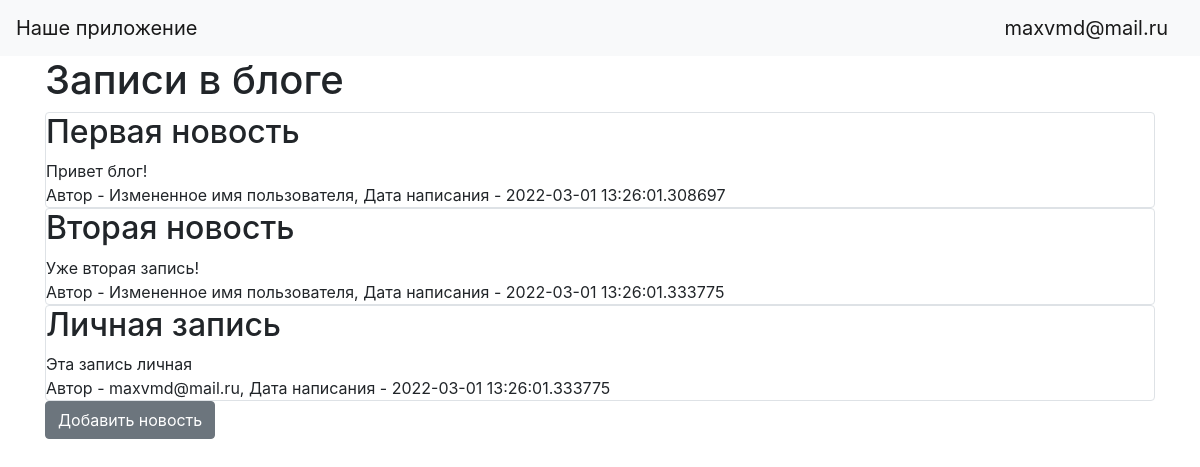
/ (signed in), run on the app's committed database.
### data/users.py (models this page shows, shortened)
class User(SqlAlchemyBase, UserMixin):
    __tablename__ = 'users'
    id = sqlalchemy.Column(sqlalchemy.Integer,
                           primary_key=True, autoincrement=True)
    name = sqlalchemy.Column(sqlalchemy.String, nullable=True)
    about = sqlalchemy.Column(sqlalchemy.String, nullable=True)
    email = sqlalchemy.Column(sqlalchemy.String,
                              index=True, unique=True, nullable=True)
    hashed_password = sqlalchemy.Column(sqlalchemy.String, nullable=True)
    created_date = sqlalchemy.Column(sqlalchemy.DateTime,
                                     default=datetime.datetime.now)
    news = orm.relation("News", back_populates='user')

### data/news.py (models this page shows, shortened)
class News(SqlAlchemyBase):
    __tablename__ = 'news'
    id = sqlalchemy.Column(sqlalchemy.Integer,
                           primary_key=True, autoincrement=True)
    title = sqlalchemy.Column(sqlalchemy.String, nullable=True)
    content = sqlalchemy.Column(sqlalchemy.String, nullable=True)
    created_date = sqlalchemy.Column(sqlalchemy.DateTime,
                                     default=datetime.datetime.now)
    is_private = sqlalchemy.Column(sqlalchemy.Boolean, default=True)
    user_id = sqlalchemy.Column(sqlalchemy.Integer,
                                sqlalchemy.ForeignKey("users.id"))
    user = orm.relation('User')

### main.py (the view)
@app.route("/")
def index():
    db_sess = db_session.create_session()
    if current_user.is_authenticated:
        news = db_sess.query(News).filter(
            (News.user == current_user) | (News.is_private != True))
    else:
        news = db_sess.query(News).filter(News.is_private != True)
    return render_template("index.html", news=news)

### data/db_session.py (called while the page is built)
def create_session() -> Session:
    global __factory
    return __factory()

### main.py (called while the page is built)
@login_manager.user_loader
def load_user(user_id):
    db_sess = db_session.create_session()
    return db_sess.query(User).get(user_id)

### templates/index.html
{% extends "base.html" %}
{% block content %}
<h1>Записи в блоге</h1>
{% for item in news%}
<div class="col-md6 border rounded">
    <h2>{{item.title}}</h2>
    <div>
        {{item.content}}
    </div>
    <div>
        Автор - {{item.user.name}}, Дата написания - {{item.created_date}}
    </div>
</div>
{% endfor %}
{% if current_user.is_authenticated %}
    <a href="news" class="btn btn-secondary">Добавить новость</a>
{% endif %}
{% endblock %}

### templates/base.html (shortened to what this page needs)
<!doctype html>
<html lang="en">
<head>
    <link rel="stylesheet"
          href="https://stackpath.bootstrapcdn.com/bootstrap/4.4.1/css/bootstrap.min.css"
>
</head>
<body>
<header>
    <nav class="navbar navbar-light bg-light">
        <a class="navbar-brand" href="#">Наше приложение</a>
        {% if current_user.is_authenticated %}
           <a class="navbar-brand" href="/logout">{{ current_user.name }}</a>
        {% else %}
           <p>
             <a class="btn btn-primary " href="/register">Зарегистрироваться</a>
             <a class="btn btn-success" href="/login">Войти</a>
           </p>
        {% endif %}
    </nav>
</header>
<main role="main" class="container">
    {% block content %}{% endblock %}
</main>
</body>
</html>

### data on the page
User: name "maxvmd@mail.ru"
News: title "Первая новость", content "Привет блог!", user.name "Измененное имя пользователя", created_date "2022-03-01 13:26:01.308697"
News: title "Вторая новость", content "Уже вторая запись!", user.name "Измененное имя пользователя", created_date "2022-03-01 13:26:01.333775"
News: title "Личная запись", content "Эта запись личная", user.name "maxvmd@mail.ru", created_date "2022-03-01 13:26:01.333775"
